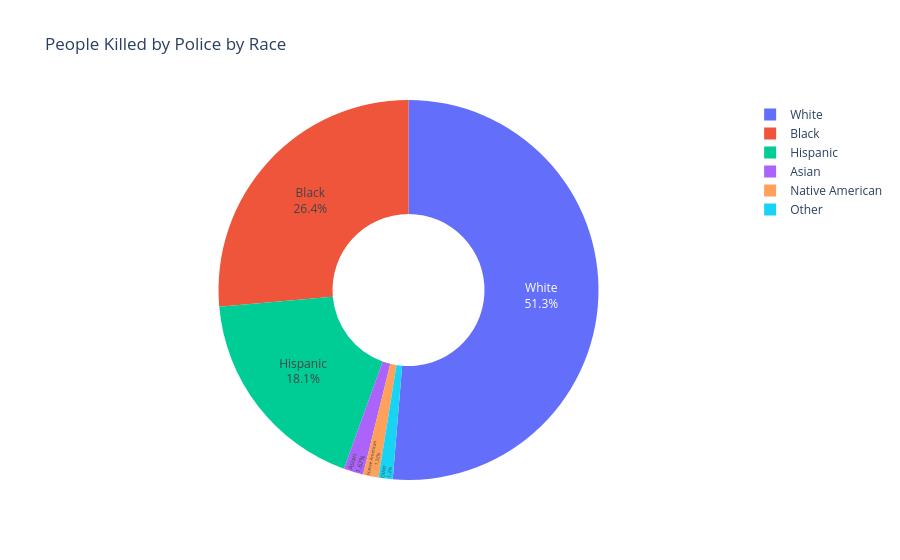

Notebook source saved alongside this figure:
### Markdown cell above
# Create Donut Chart by of People Killed by Race

Hint: Use `.value_counts()`

### Code cell
race_killed = df_fatalities['race'].value_counts().reset_index()
race_killed.columns = ['race', 'count']

race_labels_dict = {
    'W': 'White', 'B': 'Black', 'H': 'Hispanic',
    'A': 'Asian', 'N': 'Native American', 'O': 'Other'
}
race_killed['race'] = race_killed['race'].map(race_labels_dict).fillna('Unknown')

fig = px.pie(
    race_killed,
    values='count',
    names='race',
    hole=0.4,
    title='People Killed by Police by Race'
)
fig.update_traces(textposition='inside', textinfo='percent+label')
fig.show()

### Figure 1 — Plotly figure (JSON) as saved in the notebook; plotly's stock layout.template omitted (floating-point values rounded to 4 significant figures)
{"data": [{"domain": {"x": [0, 1], "y": [0, 1]}, "hole": 0.4, "hovertemplate": "race=%{label}<br>count=%{value}<extra></extra>", "labels": ["White", "Black", "Hispanic", "Asian", "Native American", "Other"], "legendgroup": "", "name": "", "showlegend": true, "textinfo": "percent+label", "textposition": "inside", "type": "pie", "values": [1201, 618, 423, 39, 31, 28]}], "layout": {"legend": {"tracegroupgap": 0}, "title": {"text": "People Killed by Police by Race"}}}
